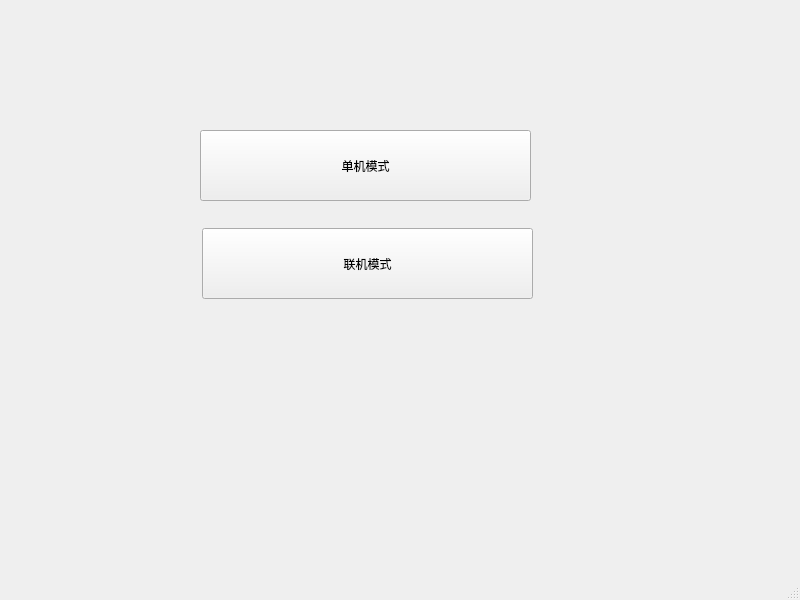
<?xml version="1.0" encoding="UTF-8"?>
<ui version="4.0">
 <class>Choose1</class>
 <widget class="QMainWindow" name="Choose1">
  <property name="geometry">
   <rect>
    <x>0</x>
    <y>0</y>
    <width>800</width>
    <height>600</height>
   </rect>
  </property>
  <property name="windowTitle">
   <string>MainWindow</string>
  </property>
  <widget class="QWidget" name="centralwidget">
   <widget class="QPushButton" name="pushButton">
    <property name="geometry">
     <rect>
      <x>200</x>
      <y>130</y>
      <width>331</width>
      <height>71</height>
     </rect>
    </property>
    <property name="text">
     <string>单机模式</string>
    </property>
   </widget>
   <widget class="QPushButton" name="pushButton_2">
    <property name="geometry">
     <rect>
      <x>202</x>
      <y>228</y>
      <width>331</width>
      <height>71</height>
     </rect>
    </property>
    <property name="text">
     <string>联机模式</string>
    </property>
   </widget>
  </widget>
  <widget class="QMenuBar" name="menubar">
   <property name="geometry">
    <rect>
     <x>0</x>
     <y>0</y>
     <width>800</width>
     <height>26</height>
    </rect>
   </property>
  </widget>
  <widget class="QStatusBar" name="statusbar"/>
 </widget>
 <resources/>
 <connections/>
</ui>
